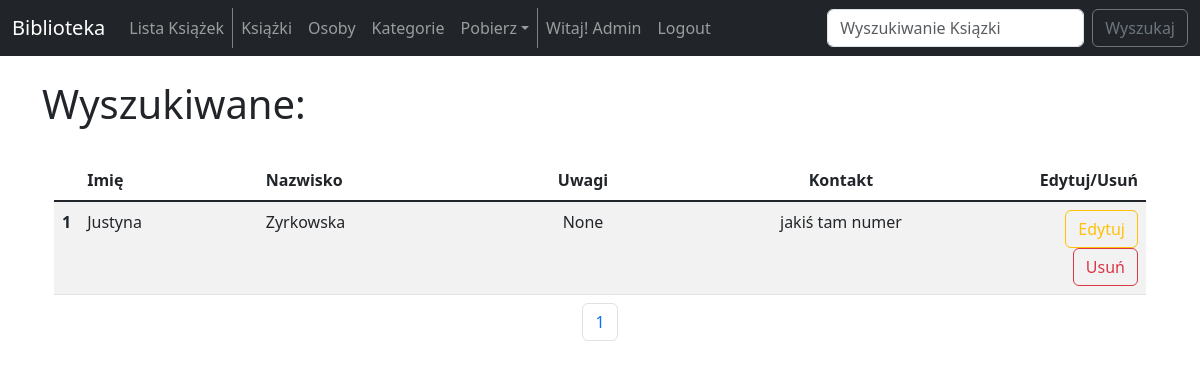
Page /search_peoples_admin/ (signed in) on the earlier database version.
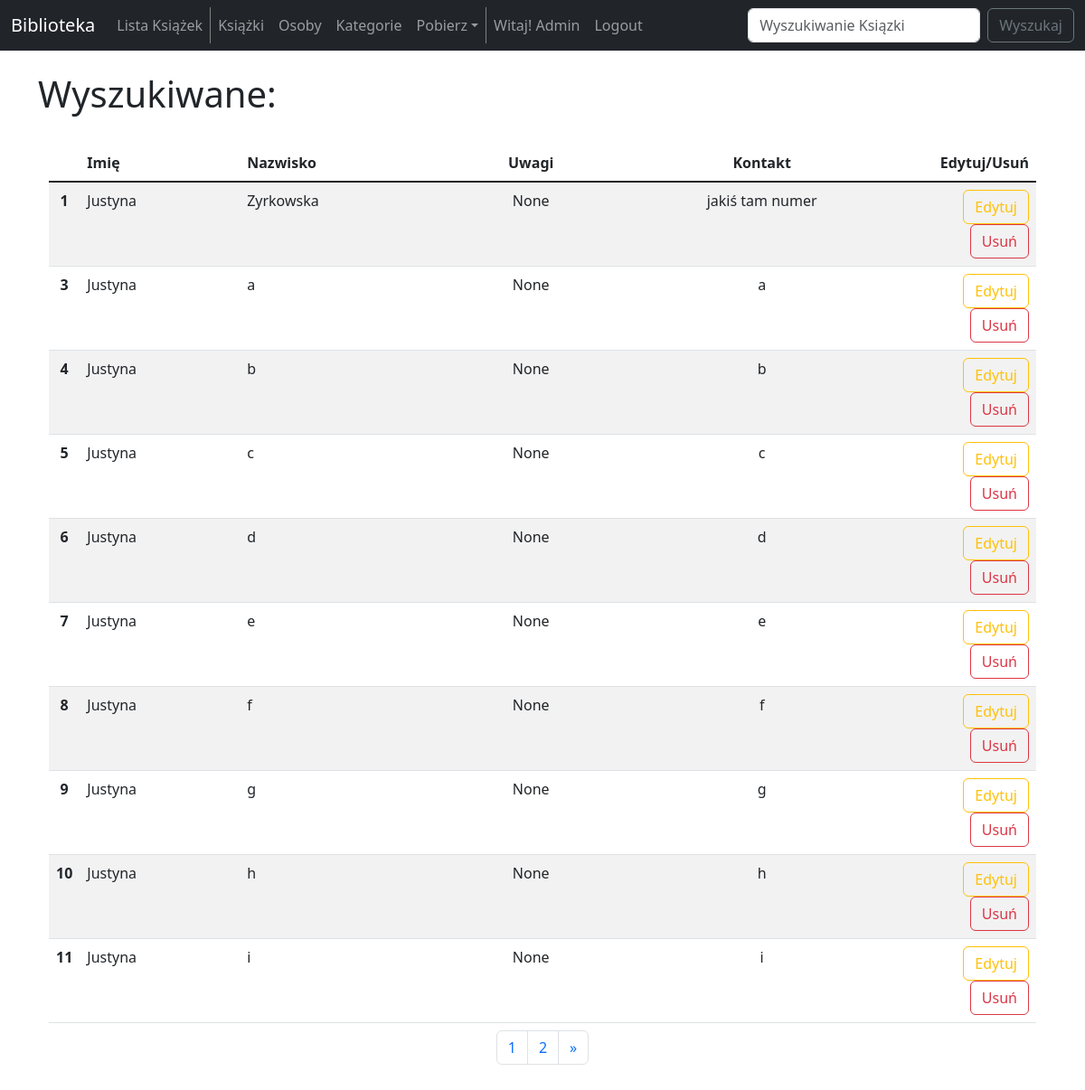
Same page on the later database version.
### biblioteka_app/models.py (models this page shows, shortened)
class ListPeople(models.Model):
    first_name = models.CharField(max_length=100)
    last_name = models.CharField(max_length=200)
    note = models.CharField(max_length=200, null=True, blank=True)
    contact = models.CharField(max_length=200)

### biblioteka_app/views.py (the view)
# urls.py: path('search_peoples_admin/', views.search_people_admin, name='search-peoples-admin'),
def search_people_admin(request):
    if request.method == "POST":
        searched = request.POST['searched']
        request.session['searched'] = searched
    else:
        searched = request.session.get('searched', '')
    peoples = ListPeople.objects.filter(Q(first_name__icontains=searched) | Q(last_name__icontains=searched))
    p = Paginator(peoples, 10)
    page = request.GET.get('page')
    list_peoples = p.get_page(page)
    nums = "a" * list_peoples.paginator.num_pages
    return render(request, 'search_peoples_admin.html',
                {
                    'searched': searched,
                    'peoples': peoples,
                    'list_peoples': list_peoples,
                    'nums': nums,
                })

### biblioteka_app/templates/search_peoples_admin.html (shortened to what this page needs)
{% extends 'base.html' %}
{% block content %}
    {% if user.is_authenticated %}
        <div class="row">
            <div class="col-10">
                <h1>
                    Wyszukiwane: {{ searched }}
                </h1>
            </div>
        </div>
        <br/>
        <div class="container text-center">
            <div class="row">
                <div class="col-12">
                    {% if peoples %}
                        <table class="table table-striped">
                            <thead>
                                <tr>
                                    <th scope="col" width="2%"></th>
                                    <th scope="col" class="text-start">Imię</th>
                                    <th scope="col" class="text-start">Nazwisko</th>
                                    <th scope="col"> Uwagi</th>
                                    <th scope="col">Kontakt</th>
                                    <th scope="col" class="text-end" width="12%">Edytuj/Usuń</th>
                                </tr>
                            </thead>
                            <tbody class="table-group-divider">
                                {% for people in list_peoples %}
                                    <tr>
                                        <th scope="row">{{ people.id }}</th>
                                        <td class="text-start">{{ people.first_name }}</td>
                                        <td class="text-start">{{ people.last_name }}</td>
                                        <td>{{ people.note }}</td>
                                        <td>{{ people.contact }}</td>
                                        <td class="text-end">
                                            <a href="{% url 'update-people' people.id %}" class="btn btn-outline-warning">Edytuj</a>
                                            <a href="{% url 'delete-people' people.id %}" class="btn btn-outline-danger">Usuń</a>
                                        </td>
                                    </tr>
                                {% endfor %}
                            </tbody>
                            <caption>
                                <nav aria-label="Page navigation example">
                                    <ul class="pagination justify-content-center">
                                        {% for i in nums %}
                                            <li class="page-item">
                                                <a class="page-link" href="?page={{ forloop.counter }}">{{ forloop.counter }}</a>
                                            </li>
                                        {% endfor %}
                                        {% if list_peoples.has_next %}
                                            <li class="page-item">
                                                <a class="page-link" href="?page={{ list_peoples.paginator.num_pages }}">&raquo</a>
                                            </li>
                                        {% endif %}
                                    </ul>
                                </nav>
                            </caption>
                        </table>
                    {% else %}
                        Nie znaleziono takiej osoby: {{ searched }}
                    {% endif %}
                </div>
            </div>
        </div>
    {% else %}
        <h3>
            Wybacz, ale musisz być zalogowany, aby wejść na tą stronę.
        </h3>
        <a href="{% url 'login' %}"> Zaloguj się</a>
    {% endif %}
{% endblock  %}

Differences in the rows shown:
added ListPeople: id "3", first_name "Justyna", last_name "a", note "None", contact "a"
added ListPeople: id "4", first_name "Justyna", last_name "b", note "None", contact "b"
added ListPeople: id "5", first_name "Justyna", last_name "c", note "None", contact "c"
added ListPeople: id "6", first_name "Justyna", last_name "d", note "None", contact "d"
added ListPeople: id "7", first_name "Justyna", last_name "e", note "None", contact "e"
added ListPeople: id "8", first_name "Justyna", last_name "f", note "None", contact "f"
added ListPeople: id "9", first_name "Justyna", last_name "g", note "None", contact "g"
added ListPeople: id "10", first_name "Justyna", last_name "h", note "None", contact "h"
added ListPeople: id "11", first_name "Justyna", last_name "i", note "None", contact "i"
Other differences:
new list line: "2"
